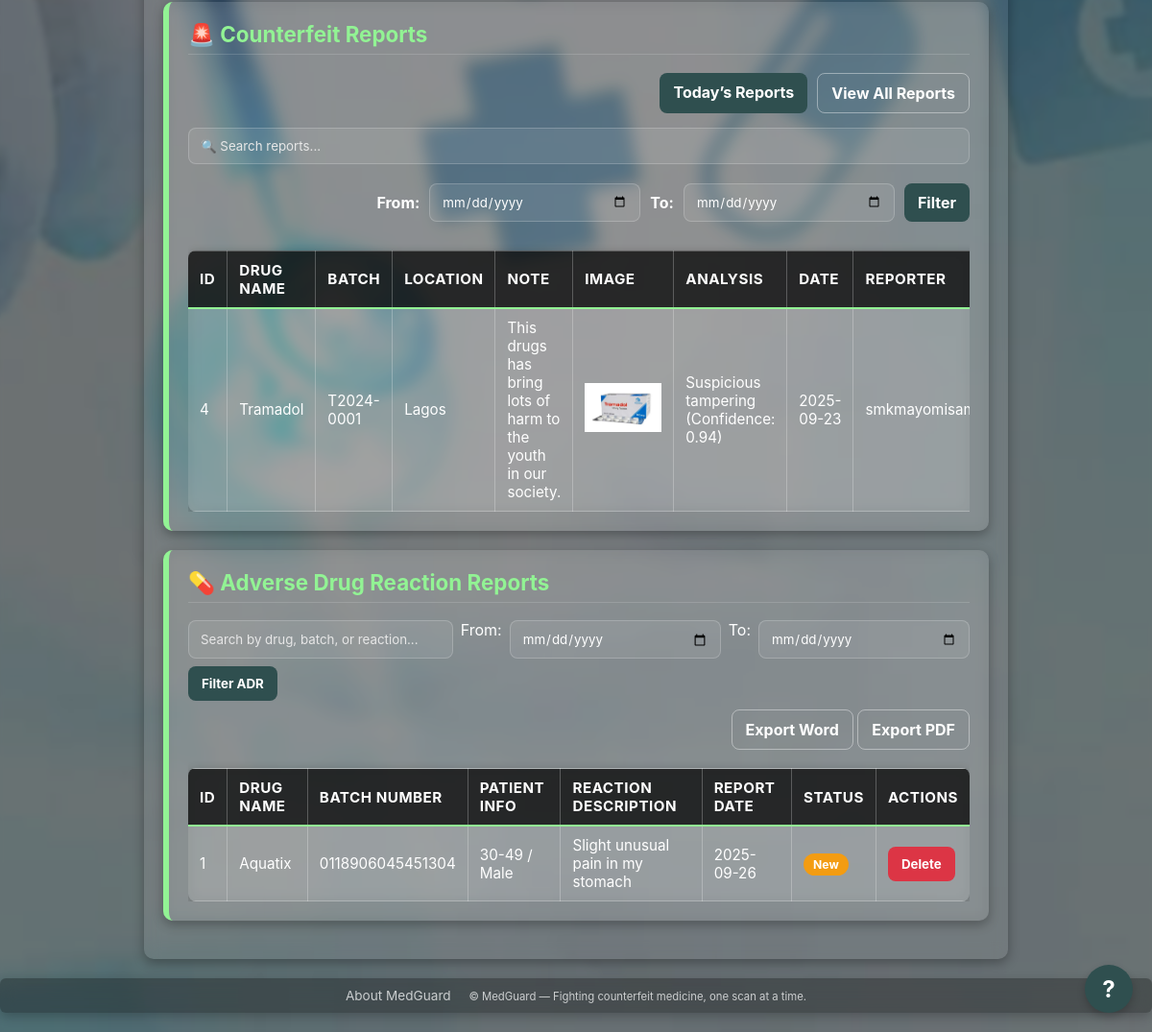
/admin/dashboard (signed in, lower part), run on an earlier commit of the app's database.
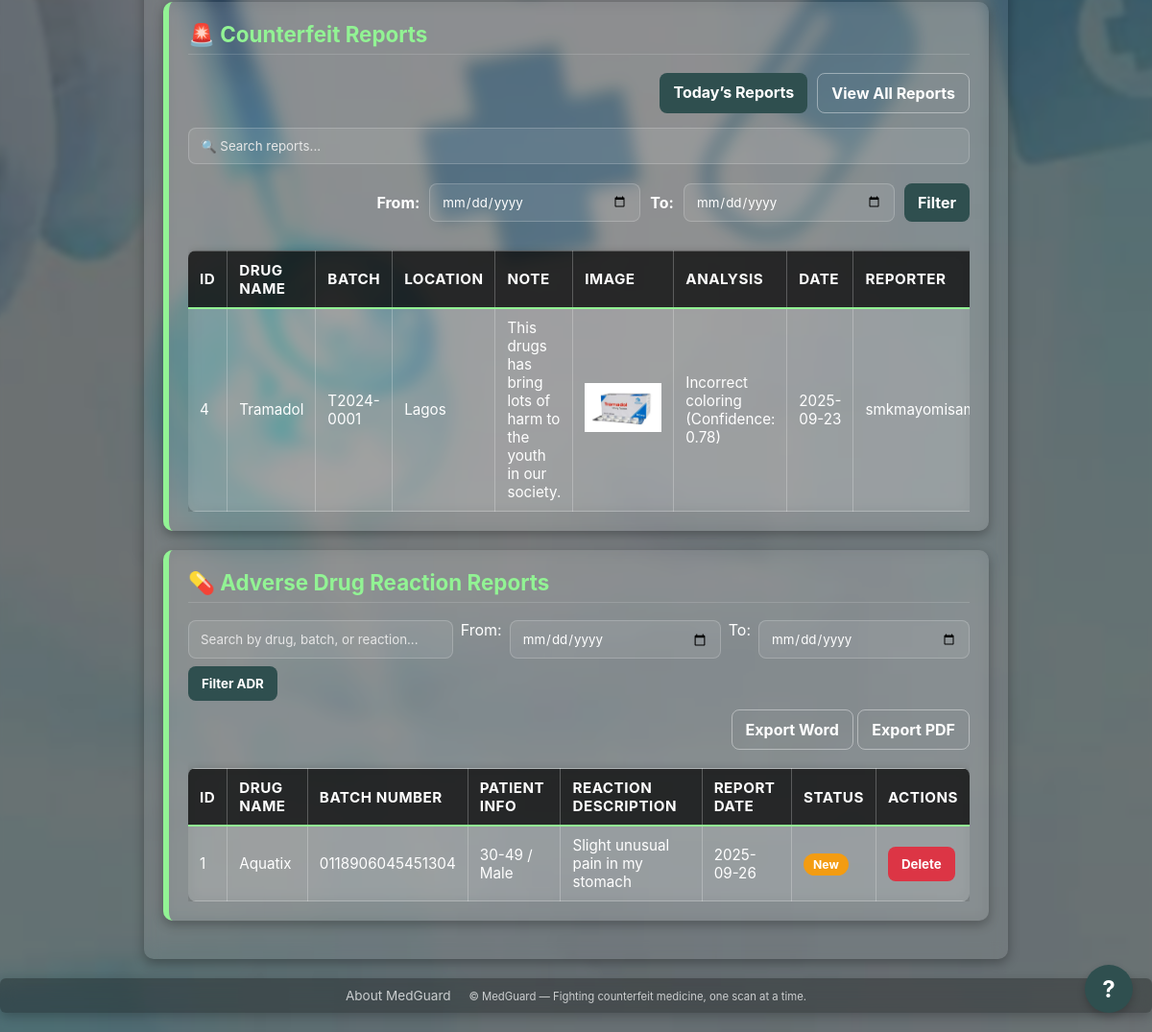
And on a later commit of the database.
### tables this page shows
CREATE TABLE reports (
            id INTEGER PRIMARY KEY AUTOINCREMENT,
            drug_name TEXT,
            batch_number TEXT NOT NULL,
            location TEXT,
            note TEXT,
            image_filename TEXT,
            reported_on TIMESTAMP DEFAULT (datetime('now')),
            status INTEGER DEFAULT 0
        , latitude REAL, longitude REAL, user_id INTEGER REFERENCES users(id), image_analysis_result TEXT, summary TEXT);

CREATE TABLE users (
            id INTEGER PRIMARY KEY AUTOINCREMENT,
            full_name TEXT NOT NULL,
            email TEXT UNIQUE NOT NULL,
            password_hash TEXT NOT NULL,
            created_at TIMESTAMP DEFAULT (datetime('now'))
        );

CREATE TABLE adr_reports (
            id INTEGER PRIMARY KEY AUTOINCREMENT,
            drug_id INTEGER NOT NULL,
            patient_age_range TEXT,
            patient_gender TEXT,
            reaction_description TEXT NOT NULL,
            reaction_start_date TEXT,
            other_medications TEXT,
            report_date TIMESTAMP DEFAULT CURRENT_TIMESTAMP, status TEXT DEFAULT 'New', summary TEXT,
            FOREIGN KEY (drug_id) REFERENCES drugs (id)
        );

CREATE TABLE drugs (
            id INTEGER PRIMARY KEY AUTOINCREMENT,
            name TEXT NOT NULL,
            batch_number TEXT UNIQUE NOT NULL,
            mfg_date TEXT NOT NULL,
            expiry_date TEXT NOT NULL,
            manufacturer TEXT NOT NULL,
            created_at TEXT DEFAULT (datetime('now'))
        );

### backend/routes/admin.py (the view)
@admin_bp.route('/dashboard')
def admin_dashboard():
    if not session.get("admin_id"):
        return redirect(url_for("admin_login"))
    try:
        conn = get_db()
        counterfeit_rows = conn.execute("""
            SELECT r.id, r.drug_name, r.batch_number, r.location, r.note, r.image_filename, r.image_analysis_result,
                   strftime('%Y-%m-%d %H:%M:%S', r.reported_on) AS reported_on, r.status,
                   u.email AS submitted_by
            FROM reports r
            LEFT JOIN users u ON r.user_id = u.id
            ORDER BY r.reported_on DESC
            LIMIT 20
        """).fetchall()
        counterfeit_reports = [dict(r) for r in counterfeit_rows]
        adr_search = request.args.get("adr_search", "").strip()
        adr_start = request.args.get("adr_start", "").strip()
        adr_end = request.args.get("adr_end", "").strip()
        adr_query = """
            SELECT
                ar.id, ar.patient_age_range, ar.patient_gender,
                ar.reaction_description, ar.status,
                strftime('%Y-%m-%d %H:%M:%S', ar.report_date) AS report_date,
                d.name as drug_name, d.batch_number
            FROM adr_reports ar
            JOIN drugs d ON ar.drug_id = d.id
            WHERE 1=1
        """
        adr_params = []
        if adr_search:
            adr_query += " AND (d.name LIKE ? OR d.batch_number LIKE ? OR ar.reaction_description LIKE ?)"
            adr_params.extend([f"%{adr_search}%", f"%{adr_search}%", f"%{adr_search}%"])
        if adr_start and adr_end:
            adr_query += " AND date(ar.report_date) BETWEEN date(?) AND date(?)"
            adr_params.extend([adr_start, adr_end])
        adr_query += " ORDER BY ar.report_date DESC"
        adr_rows = conn.execute(adr_query, adr_params).fetchall()
        adr_reports = [dict(r) for r in adr_rows]
        current_time = datetime.now().strftime("%Y-%m-%d %H:%M:%S")
        return render_template(
            'admin.html',
            reports=counterfeit_reports,
            adr_reports=adr_reports,
            current_time=current_time,
            adr_search=adr_search,
            adr_start=adr_start,
            adr_end=adr_end
        )
    except Exception as e:
        traceback.print_exc()
        return jsonify({"error": f"Server error: {str(e)}"}), 500

### backend/database.py (called while the page is built)
def get_db():
    if "db" not in g:
        conn = sqlite3.connect(
            cfg.DB_PATH,
            detect_types=sqlite3.PARSE_DECLTYPES,
            timeout=10
        )
        conn.row_factory = sqlite3.Row
        conn.execute("PRAGMA journal_mode=WAL;")
        g.db = conn
    return g.db

### frontend/templates/admin.html (shortened to what this page needs)
{% extends "base.html" %} {% block content %}
<div class="panel" id="counterfeit-reports">
  <h2>🚨 Counterfeit Reports</h2>
  <div class="nav-shortcuts" style="margin-bottom: 15px">
    <a
      href="{{ url_for('admin_api.admin_reports_today') }}?scroll=reports"
      id="new-reports-btn-today"
      class="btn btn-yellow"
      >Today’s Reports
      </a
    >
    <a
      href="{{ url_for('admin_api.admin_reports') }}?scroll=reports"
      id="new-reports-btn"
      class="btn btn-outline"
      >View All Reports</a
    >
  </div>
  <div style="margin-bottom: 20px">
    <input
      type="text"
      id="report-search"
      class="input"
      placeholder="🔍 Search reports..."
      style="width: 100%"
    />
  </div>
  <div class="date-filters" style="margin-bottom: 20px">
    <label for="start" style="font-weight: bold">From:</label>
    <input type="date" id="start" name="start" class="input" required />
    <label for="end" style="font-weight: bold">To:</label>
    <input type="date" id="end" name="end" class="input" required />
    <a id="range-reports-btn" href="#" class="btn btn-yellow">Filter</a>
  </div>
  <div style="overflow-x: auto; -webkit-overflow-scrolling: touch">
    <table class="table" id="reports-table">
      <thead>
        <tr>
          <th data-label="ID">ID</th>
          <th data-label="Drug Name">Drug Name</th>
          <th data-label="Batch">Batch</th>
          <th data-label="Location">Location</th>
          <th data-label="Note">Note</th>
          <th data-label="Image">Image</th>
          <th data-label="Analysis">Analysis</th>
          <th data-label="Date">Date</th>
          <th data-label="Reporter">Reporter</th>
        </tr>
      </thead>
      <tbody id="reports-body">
        {% if reports is defined and reports %} {% for report in reports %}
        <tr
          class="report-row {% if report.status == 0 %}new{% endif %}"
          data-id="{{ report.id }}"
        >
          <td data-label="ID">{{ report.id }}</td>
          <td data-label="Drug Name">{{ report.drug_name or "-" }}</td>
          <td data-label="Batch">{{ report.batch_number }}</td>
          <td data-label="Location">{{ report.location or "-" }}</td>
          <td data-label="Note" class="note-column">
            {{ report.note or "-" }}
          </td>
          <td data-label="Image">
            {% if report.image_filename %}
            <a
              href="{{ url_for('static', filename='uploads/' + report.image_filename) }}"
              target="_blank"
            >
              <img
                src="{{ url_for('static', filename='uploads/' + report.image_filename) }}"
                width="80"
                alt="Report Image"
              />
            </a>
            {% else %} No Image {% endif %}
          </td>
          <td data-label="Analysis">
            <div class="analysis-container" id="analysis-{{ report.id }}">
              {% if report.image_analysis_result %}
              <p>{{ report.image_analysis_result }}</p>
              {% else %} N/A {% endif %}
            </div>
          </td>
          <td data-label="Date">{{ report.reported_on.split(' ')[0] }}</td>
          <td data-label="Reporter">
            {{ report.submitted_by or "Anonymous" }}
          </td>
        </tr>
        {% endfor %} {% else %}
        <tr>
          <td colspan="11" style="text-align: center">
            No reports submitted yet.
          </td>
        </tr>
        {% endif %}
      </tbody>
    </table>
  </div>
</div>
<div class="panel" id="adr-reports">
  <h2>💊 Adverse Drug Reaction Reports</h2>
  <form
    method="get"
    action="{{ url_for('admin_api.admin_dashboard') }}"
    class="inline-form"
    style="margin-bottom: 20px"
  >
    <input
      type="text"
      name="adr_search"
      value="{{ adr_search }}"
      placeholder="Search by drug, batch, or reaction..."
      class="input"
      style="flex-grow: 1"
    />
    <label for="adr_start">From:</label>
    <input
      type="date"
      id="adr_start"
      name="adr_start"
      value="{{ adr_start }}"
      class="input"
    />
    <label for="adr_end">To:</label>
    <input
      type="date"
      id="adr_end"
      name="adr_end"
      value="{{ adr_end }}"
      class="input"
    />
    <button type="submit" class="btn btn-yellow">Filter ADR</button>
  </form>
  <div class="export-links" style="text-align: right; margin-bottom: 20px">
    <a
      href="{{ url_for('adr_api.export_adr_reports_word', adr_search=adr_search, adr_start=adr_start, adr_end=adr_end) }}"
      class="btn btn-outline"
      >Export Word</a
    >
    <a
      href="{{ url_for('adr_api.export_adr_reports_pdf', adr_search=adr_search, adr_start=adr_start, adr_end=adr_end) }}"
      class="btn btn-outline"
      >Export PDF</a
    >
  </div>
  <div style="overflow-x: auto; -webkit-overflow-scrolling: touch">
    <table class="table" id="adr-reports-table">
      <thead>
        <tr>
          <th>ID</th>
          <th>Drug Name</th>
          <th>Batch Number</th>
          <th>Patient Info</th>
          <th>Reaction Description</th>
          <th>Report Date</th>
          <th>Status</th>
          <th>Actions</th>
        </tr>
      </thead>
      <tbody>
        {% if adr_reports %} {% for report in adr_reports %}
        <tr data-id="{{ report.id }}">
          <td data-label="ID">{{ report.id }}</td>
          <td data-label="Drug Name">{{ report.drug_name }}</td>
          <td data-label="Batch Number">{{ report.batch_number }}</td>
          <td data-label="Patient Info">
            {{ report.patient_age_range or 'N/A' }} / {{ report.patient_gender
            or 'N/A' }}
          </td>
          <td data-label="Reaction">{{ report.reaction_description }}</td>
          <td data-label="Report Date">
            {{ report.report_date.split(' ')[0] }}
          </td>
          <td data-label="Status">
            <span
              class="status-badge status-{{ (report.status or 'new').lower().replace(' ', '-') }}"
              >{{ report.status or 'New' }}</span
            >
          </td>
          <td data-label="Actions">
            <button
              class="btn adr-delete-btn"
              data-id="{{ report.id }}"
              style="background-color: #dc3545; color: white"
            >
              Delete
            </button>
          </td>
        </tr>
        {% endfor %} {% else %}
        <tr>
          <td colspan="8" style="text-align: center">
            No Adverse Drug Reaction reports match the current filters.
          </td>
        </tr>
        {% endif %}
      </tbody>
    </table>
  </div>
</div>
{% endblock %}

### frontend/templates/base.html (shortened to what this page needs)
<!DOCTYPE html>
<html lang="en">
  <head>
    <link
      rel="stylesheet"
      href="{{ url_for('static', filename='styles.css') }}"
    />
  </head>
  <body>
    <main class="container">{% block content %}{% endblock %}</main>
    <footer class="mg-footer">
      <a
        href="{{ url_for('about_page') }}"
        style="color: #eee; text-decoration: none; margin-right: 15px"
        >About MedGuard</a
      >
      <small
        >© MedGuard — Fighting counterfeit medicine, one scan at a time.</small
      >
    </footer>
    <button id="chat-toggle-btn">?</button>
  </body>
</html>

### frontend/static/styles.css (style rules this page uses)
:root { --mg-green: #2f4f4f; --mg-yellow: #92f394; --mg-white: #ffffff; --mg-red: #b45e19; --mg-success: #28a745; }
* { box-sizing: border-box; font-family: Inter, system-ui, -apple-system, Segoe UI, Roboto, Arial, sans-serif; }
body { margin: 0; background: var(--mg-green); color: var(--mg-white); }
.container { padding: 20px; max-width: 900px; margin: 0 auto; }
.panel { background: rgba(255, 255, 255, 0.05); border-radius: 12px; padding: 20px; margin-bottom: 20px; box-shadow: 0 4px 12px rgba(0, 0, 0, 0.15); border-left: 6px solid var(--mg-yellow); }
.panel h2 { margin-top: 0; color: var(--mg-yellow); font-size: 1.4rem; border-bottom: 1px solid rgba(255, 255, 255, 0.15); padding-bottom: 6px; }
.inline-form { display: flex; gap: 8px; flex-wrap: wrap; }
.input { padding: 10px 12px; border-radius: 8px; border: 1px solid rgba(255, 255, 255, 0.2); background: rgba(255, 255, 255, 0.08); color: var(--mg-white); min-width: 220px; }
.input::placeholder { color: #e7e7e7; }
.btn { cursor: pointer; border: none; border-radius: 8px; padding: 10px 14px; font-weight: 700; transition: all 0.2s ease; text-decoration: none !important; }
a.btn { text-decoration: none !important; }
.btn-yellow { background: var(--mg-green); color: #fff; }
.btn-outline { background: transparent; color: var(--mg-white); border: 1px solid rgba(255, 255, 255, 0.4); }
.mg-footer { padding: 20px; text-align: center; opacity: 0.75; }
.table { width: 100%; border-collapse: collapse; margin-top: 10px; font-size: 0.95em; background: rgba(255, 255, 255, 0.08); backdrop-filter: blur(8px); border-radius: 8px; overflow: hidden; box-shadow: 0 2px 8px rgba(0, 0, 0, 0.25); }
.table th, .table td { border: 1px solid rgba(255, 255, 255, 0.25); padding: 10px 12px; text-align: left; color: var(--mg-white); }
.table th { background: rgba(0, 0, 0, 0.75); font-weight: bold; text-transform: uppercase; letter-spacing: 0.5px; border-bottom: 2px solid var(--mg-yellow); }
.table th:first-child, .table td:first-child { border-left: none; }
.table th:last-child, .table td:last-child { border-right: none; }

### frontend/templates/admin.html (style rules this page uses)
.nav-shortcuts { display: flex; justify-content: flex-end; gap: 10px; flex-wrap: wrap; }
.date-filters { display: flex; justify-content: flex-end; gap: 10px; align-items: center; flex-wrap: wrap; }
.status-badge { padding: 4px 10px; border-radius: 12px; font-size: 0.8em; font-weight: bold; color: white; }
.status-new { background-color: #f39c12; }

What changed in the data, as far as the page shows it:
changed reports "Tramadol": image_analysis_result "Suspicious tampering (Confidence: 0.94)" → "Incorrect coloring (Confidence: 0.78)"
